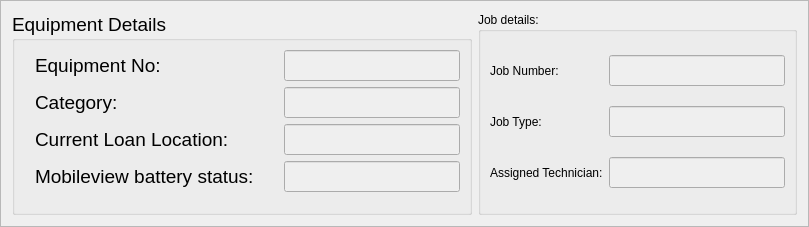
         <widget class="QFrame" name="frame_12">
          <property name="minimumSize">
           <size>
            <width>0</width>
            <height>60</height>
           </size>
          </property>
          <property name="frameShape">
           <enum>QFrame::StyledPanel</enum>
          </property>
          <property name="frameShadow">
           <enum>QFrame::Raised</enum>
          </property>
          <layout class="QHBoxLayout" name="horizontalLayout_11">
           <item>
            <widget class="QGroupBox" name="groupBox_4">
             <property name="font">
              <font>
               <pointsize>14</pointsize>
               <italic>false</italic>
               <bold>false</bold>
              </font>
             </property>
             <property name="title">
              <string>Equipment Details</string>
             </property>
             <layout class="QGridLayout" name="gridLayout_5">
              <property name="leftMargin">
               <number>20</number>
              </property>
              <property name="bottomMargin">
               <number>20</number>
              </property>
              <property name="horizontalSpacing">
               <number>30</number>
              </property>
              <property name="verticalSpacing">
               <number>6</number>
              </property>
              <item row="1" column="0">
               <widget class="QLabel" name="label_6">
                <property name="font">
                 <font>
                  <pointsize>14</pointsize>
                 </font>
                </property>
                <property name="text">
                 <string>Category:</string>
                </property>
               </widget>
              </item>
              <item row="2" column="0">
               <widget class="QLabel" name="label_2">
                <property name="font">
                 <font>
                  <pointsize>14</pointsize>
                 </font>
                </property>
                <property name="text">
                 <string>Current Loan Location:</string>
                </property>
               </widget>
              </item>
              <item row="3" column="1">
               <widget class="QLineEdit" name="txt_rtls_battery">
                <property name="enabled">
                 <bool>false</bool>
                </property>
                <property name="font">
                 <font>
                  <pointsize>14</pointsize>
                 </font>
                </property>
                <property name="text">
                 <string/>
                </property>
               </widget>
              </item>
              <item row="0" column="0">
               <widget class="QLabel" name="label_4">
                <property name="font">
                 <font>
                  <pointsize>14</pointsize>
                 </font>
                </property>
                <property name="text">
                 <string>Equipment No:</string>
                </property>
               </widget>
              </item>
              <item row="1" column="1">
               <widget class="QLineEdit" name="txt_category">
                <property name="enabled">
                 <bool>false</bool>
                </property>
                <property name="font">
                 <font>
                  <pointsize>14</pointsize>
                 </font>
                </property>
                <property name="text">
                 <string/>
                </property>
               </widget>
              </item>
              <item row="3" column="0">
               <widget class="QLabel" name="label_3">
                <property name="font">
                 <font>
                  <pointsize>14</pointsize>
                 </font>
                </property>
                <property name="text">
                 <string>Mobileview battery status:</string>
                </property>
               </widget>
              </item>
              <item row="2" column="1">
               <widget class="QLineEdit" name="txt_loan_location">
                <property name="enabled">
                 <bool>false</bool>
                </property>
                <property name="font">
                 <font>
                  <pointsize>14</pointsize>
                 </font>
                </property>
                <property name="text">
                 <string/>
                </property>
               </widget>
              </item>
              <item row="0" column="1">
               <widget class="QLineEdit" name="txt_asset_2">
                <property name="enabled">
                 <bool>false</bool>
                </property>
                <property name="font">
                 <font>
                  <pointsize>14</pointsize>
                 </font>
                </property>
                <property name="layoutDirection">
                 <enum>Qt::LeftToRight</enum>
                </property>
                <property name="text">
                 <string/>
                </property>
                <property name="alignment">
                 <set>Qt::AlignLeading|Qt::AlignLeft|Qt::AlignVCenter</set>
                </property>
                <property name="readOnly">
                 <bool>false</bool>
                </property>
               </widget>
              </item>
             </layout>
            </widget>
           </item>
           <item>
            <widget class="QGroupBox" name="groupBox_11">
             <property name="minimumSize">
              <size>
               <width>0</width>
               <height>150</height>
              </size>
             </property>
             <property name="title">
              <string>Job details:</string>
             </property>
             <layout class="QGridLayout" name="gridLayout_12">
              <item row="1" column="0">
               <widget class="QLabel" name="label_13">
                <property name="text">
                 <string>Job Type:</string>
                </property>
               </widget>
              </item>
              <item row="1" column="3">
               <widget class="QLineEdit" name="txt_job_type">
                <property name="enabled">
                 <bool>false</bool>
                </property>
                <property name="font">
                 <font>
                  <pointsize>14</pointsize>
                 </font>
                </property>
                <property name="text">
                 <string/>
                </property>
               </widget>
              </item>
              <item row="0" column="3">
               <widget class="QLineEdit" name="txt_job_number">
                <property name="enabled">
                 <bool>false</bool>
                </property>
                <property name="font">
                 <font>
                  <pointsize>14</pointsize>
                 </font>
                </property>
                <property name="layoutDirection">
                 <enum>Qt::LeftToRight</enum>
                </property>
                <property name="text">
                 <string/>
                </property>
                <property name="alignment">
                 <set>Qt::AlignLeading|Qt::AlignLeft|Qt::AlignVCenter</set>
                </property>
                <property name="readOnly">
                 <bool>false</bool>
                </property>
               </widget>
              </item>
              <item row="0" column="0">
               <widget class="QLabel" name="label_12">
                <property name="text">
                 <string>Job Number:</string>
                </property>
               </widget>
              </item>
              <item row="2" column="3">
               <widget class="QLineEdit" name="txt_assinged_tech">
                <property name="enabled">
                 <bool>false</bool>
                </property>
                <property name="font">
                 <font>
                  <pointsize>14</pointsize>
                 </font>
                </property>
                <property name="text">
                 <string/>
                </property>
               </widget>
              </item>
              <item row="2" column="0">
               <widget class="QLabel" name="label_14">
                <property name="text">
                 <string>Assigned Technician:</string>
                </property>
               </widget>
              </item>
             </layout>
            </widget>
           </item>
          </layout>
         </widget>
